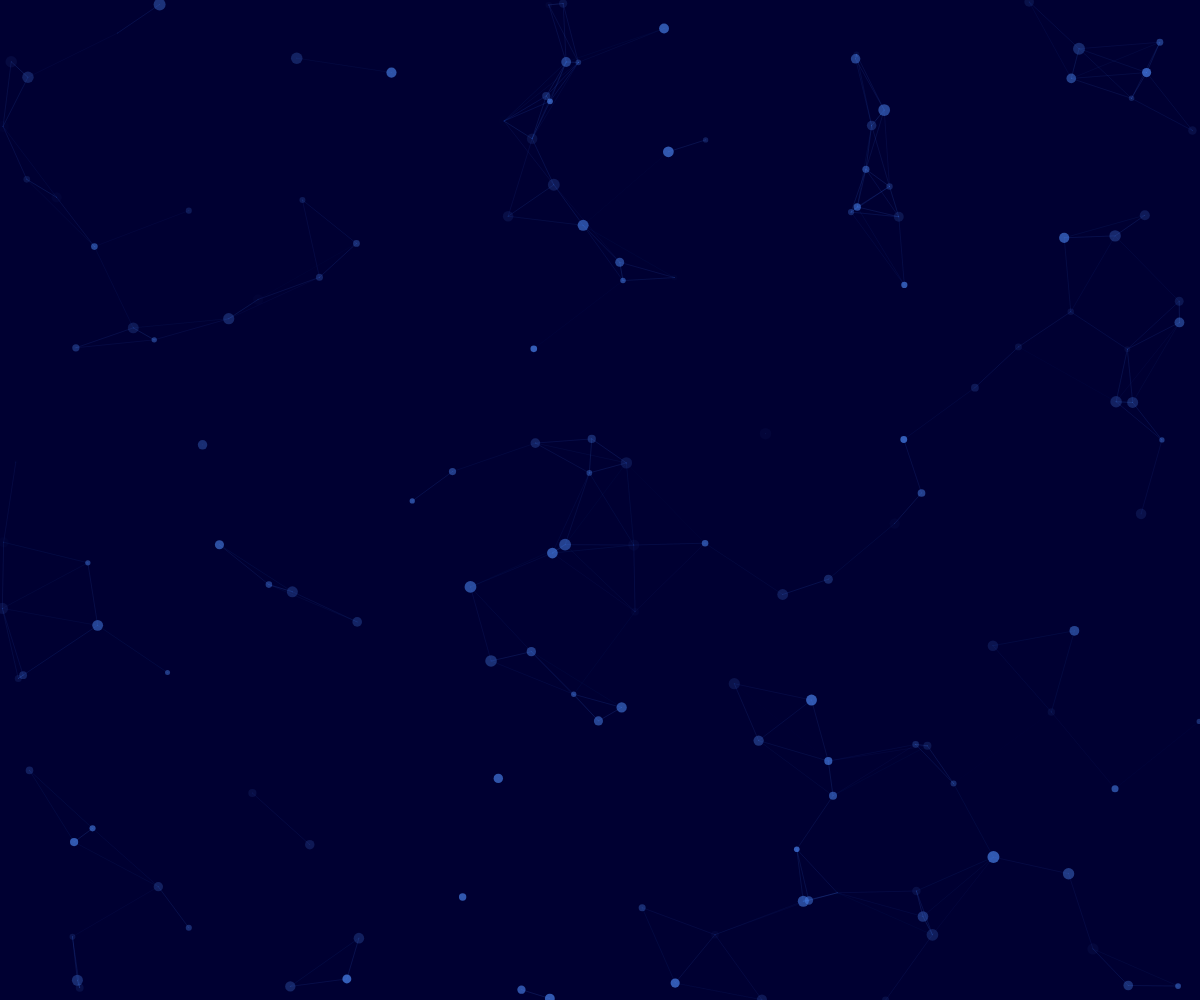
Frame 1 (no input)
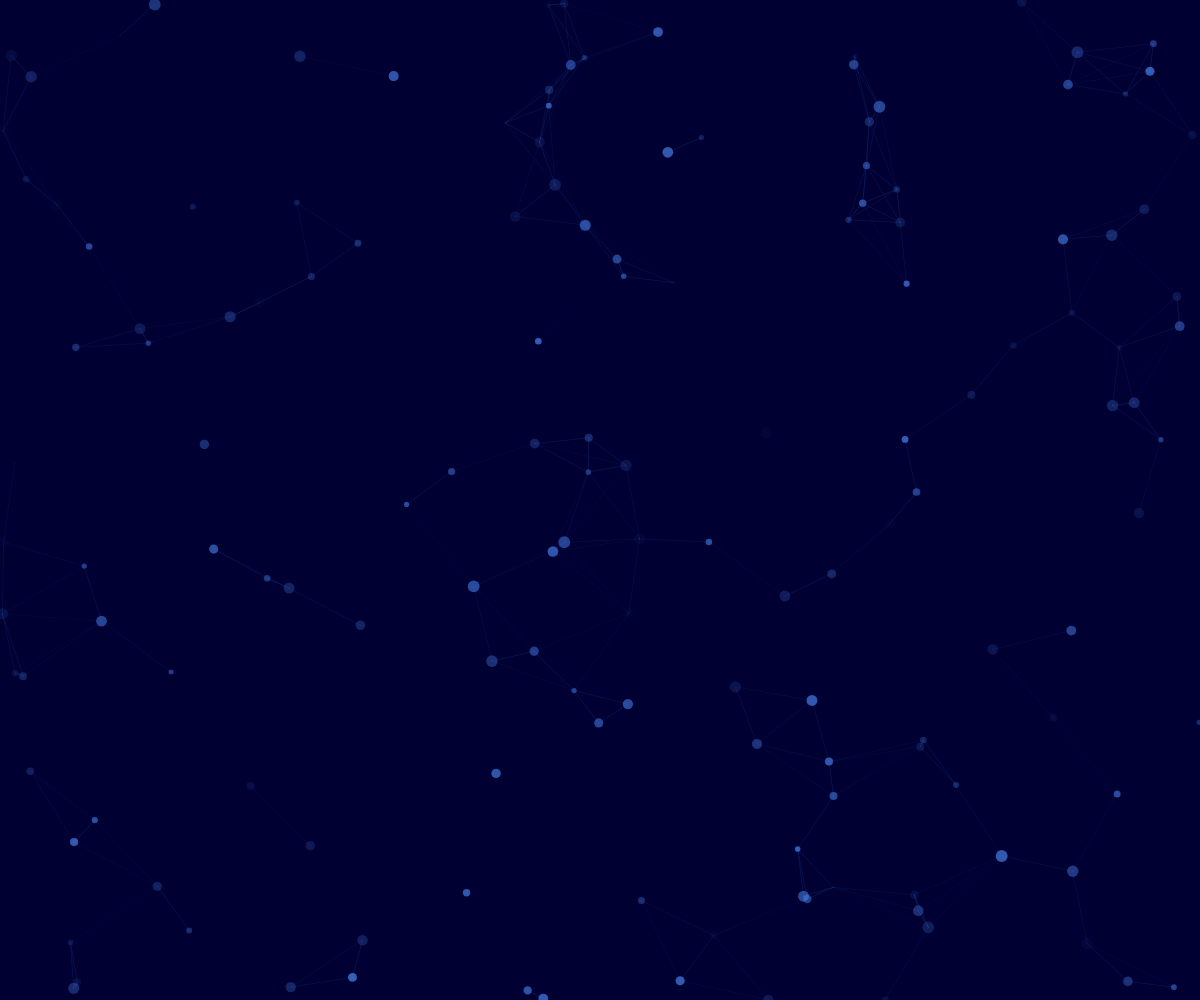
Frame 60 (no input)
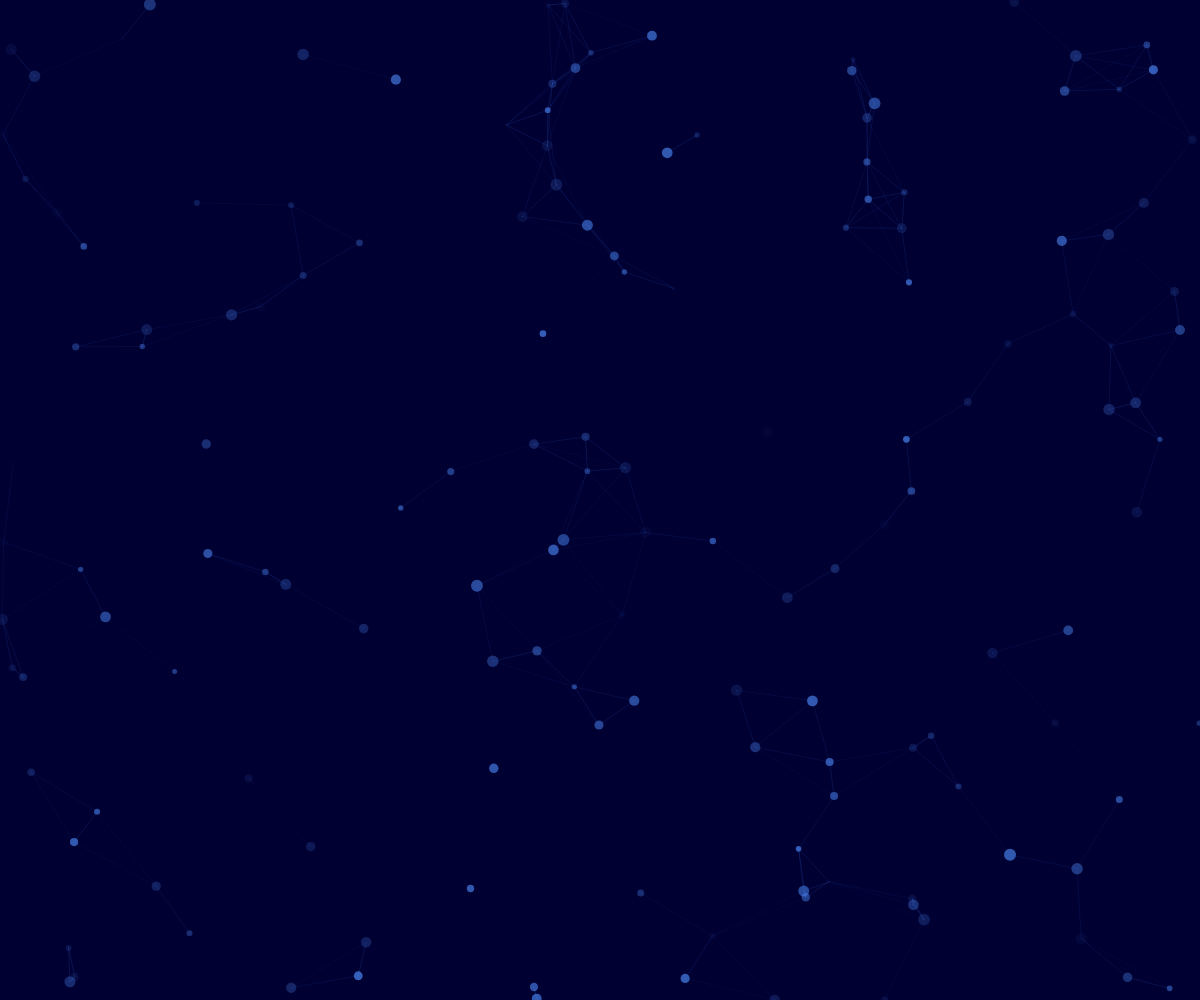
Frame 120 (the mouse pressed at the canvas centre since frame 60)

The p5.js sketch that drew these frames (run headless with seeded random() and noise() and a simulated clock; from frame 60 on, the mouse is pressed at the canvas centre):

// p5.js sketch
// ── sketch.js
var elements;
var noOfElements = 150;
function setup() {
    var myCanvas = createCanvas(windowWidth, windowHeight);
    myCanvas.style('display', 'block');

    elements = new Array(noOfElements);
    for (var index = 0; index < elements.length; index++) {
        elements[index] = new Element();
    }
}

function draw() {
    background(0, 0, 50);
    // Updating to new positions all the elements
    for (var element of elements) {
        element.update();
    }
    //Displaying all the elements along with the lines
    for (var element of elements) {
        element.display(elements);
    }
}
// ── element.js
maxRadius = 7;
maxVel = 0.15;
borderFactor = 12;
transFactor = 0.1;

class Element{
    // Constructing an basic element i.e. a circle
    constructor(){
        this.pos = createVector(random(width), random(height))
        this.vel = p5.Vector.random2D();
        var velMag = random(maxVel);
        this.vel.x = this.vel.x * velMag;
        this.vel.y = this.vel.y * velMag;
        this.radius = random(maxRadius)+ 5;
        this.transparency = random(0.7);
        this.maxDist = sqrt(sq(width/borderFactor) + sq(height/borderFactor));
    }

    // Display method for the element
    display(elements){
        // Displaying the element itself
        noStroke();
        var rgba = 'rgba(75, 134, 242, ' + this.transparency +')';
        fill(rgba);
        ellipse(this.pos.x, this.pos.y, this.radius, this.radius);

        // Find elements with width/10 and height 10
        for (var otherElements of elements) {
            if (abs(this.pos.x - otherElements.pos.x) < (width/borderFactor)) {
                if (abs(this.pos.y - otherElements.pos.y) < (height/borderFactor)) {
                    var currDist = dist(this.pos.x, this.pos.y, otherElements.pos.x, otherElements.pos.y);
                    var trans = max((this.maxDist - currDist)/this.maxDist, 0.0);
                    var rgba = 'rgba(75, 134, 242, ' + (transFactor * trans) +')';
                    stroke(rgba);
                    line(this.pos.x, this.pos.y, otherElements.pos.x, otherElements.pos.y);
                }
            }
        }
    }

    // Updating position logic based on velocity
    update(){
        // Getting new position of the element itself
        this.pos.add(this.vel);
        if (this.pos.x > width - this.radius || this.pos.x < this.radius) {
            this.vel.x *= -1;
        }
        if (this.pos.y > height - this.radius || this.pos.y < this.radius) {
            this.vel.y *= -1;
        }
    
    }
}
